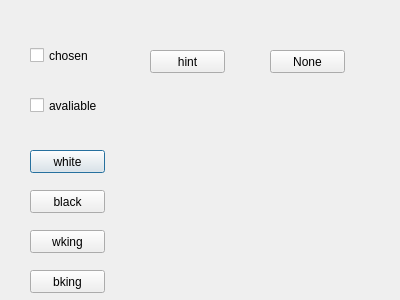
<?xml version="1.0" encoding="UTF-8"?>
<ui version="4.0">
 <class>testPieceBtn</class>
 <widget class="QDialog" name="testPieceBtn">
  <property name="geometry">
   <rect>
    <x>0</x>
    <y>0</y>
    <width>400</width>
    <height>300</height>
   </rect>
  </property>
  <property name="windowTitle">
   <string>Dialog</string>
  </property>
  <widget class="PieceBtn" name="label">
   <property name="geometry">
    <rect>
     <x>283</x>
     <y>120</y>
     <width>50</width>
     <height>50</height>
    </rect>
   </property>
   <property name="sizePolicy">
    <sizepolicy hsizetype="Fixed" vsizetype="Fixed">
     <horstretch>0</horstretch>
     <verstretch>0</verstretch>
    </sizepolicy>
   </property>
   <property name="text">
    <string/>
   </property>
  </widget>
  <widget class="QCheckBox" name="checkBox">
   <property name="geometry">
    <rect>
     <x>30</x>
     <y>40</y>
     <width>101</width>
     <height>31</height>
    </rect>
   </property>
   <property name="text">
    <string>chosen</string>
   </property>
  </widget>
  <widget class="QCheckBox" name="checkBox_2">
   <property name="geometry">
    <rect>
     <x>30</x>
     <y>90</y>
     <width>91</width>
     <height>31</height>
    </rect>
   </property>
   <property name="text">
    <string>avaliable</string>
   </property>
  </widget>
  <widget class="QPushButton" name="pushButton">
   <property name="geometry">
    <rect>
     <x>30</x>
     <y>150</y>
     <width>75</width>
     <height>23</height>
    </rect>
   </property>
   <property name="text">
    <string>white</string>
   </property>
  </widget>
  <widget class="QPushButton" name="pushButton_2">
   <property name="geometry">
    <rect>
     <x>30</x>
     <y>190</y>
     <width>75</width>
     <height>23</height>
    </rect>
   </property>
   <property name="text">
    <string>black</string>
   </property>
  </widget>
  <widget class="QPushButton" name="pushButton_3">
   <property name="geometry">
    <rect>
     <x>30</x>
     <y>230</y>
     <width>75</width>
     <height>23</height>
    </rect>
   </property>
   <property name="text">
    <string>wking</string>
   </property>
  </widget>
  <widget class="QPushButton" name="pushButton_4">
   <property name="geometry">
    <rect>
     <x>30</x>
     <y>270</y>
     <width>75</width>
     <height>23</height>
    </rect>
   </property>
   <property name="text">
    <string>bking</string>
   </property>
  </widget>
  <widget class="QPushButton" name="pushButton_5">
   <property name="geometry">
    <rect>
     <x>150</x>
     <y>50</y>
     <width>75</width>
     <height>23</height>
    </rect>
   </property>
   <property name="text">
    <string>hint</string>
   </property>
  </widget>
  <widget class="QPushButton" name="pushButton_6">
   <property name="geometry">
    <rect>
     <x>270</x>
     <y>50</y>
     <width>75</width>
     <height>23</height>
    </rect>
   </property>
   <property name="text">
    <string>None</string>
   </property>
  </widget>
 </widget>
 <customwidgets>
  <customwidget>
   <class>PieceBtn</class>
   <extends>QLabel</extends>
   <header location="global">UI/piecebtn.h</header>
  </customwidget>
 </customwidgets>
 <resources/>
 <connections/>
</ui>
